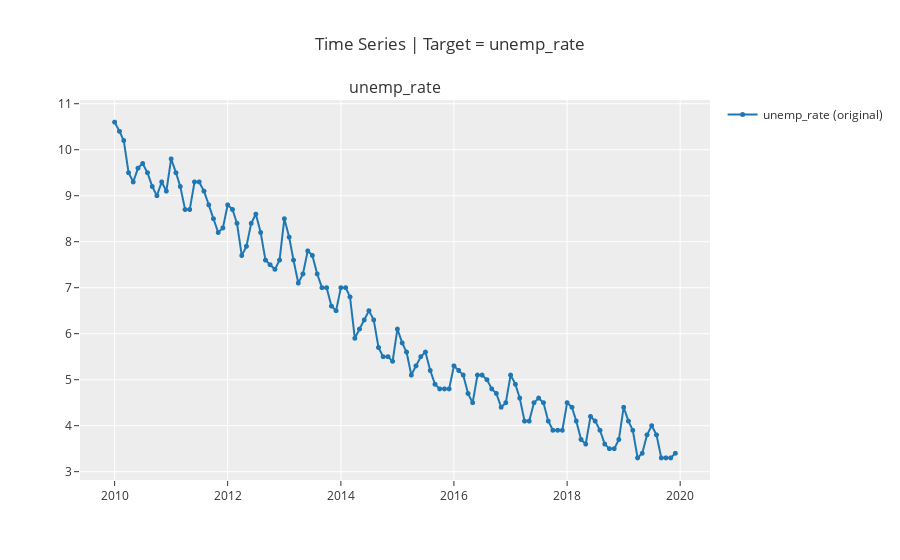

Notebook code for this chart:
### Markdown cell above
Some additional plots:

### Code cell
exp.plot_model(plot="ts")
